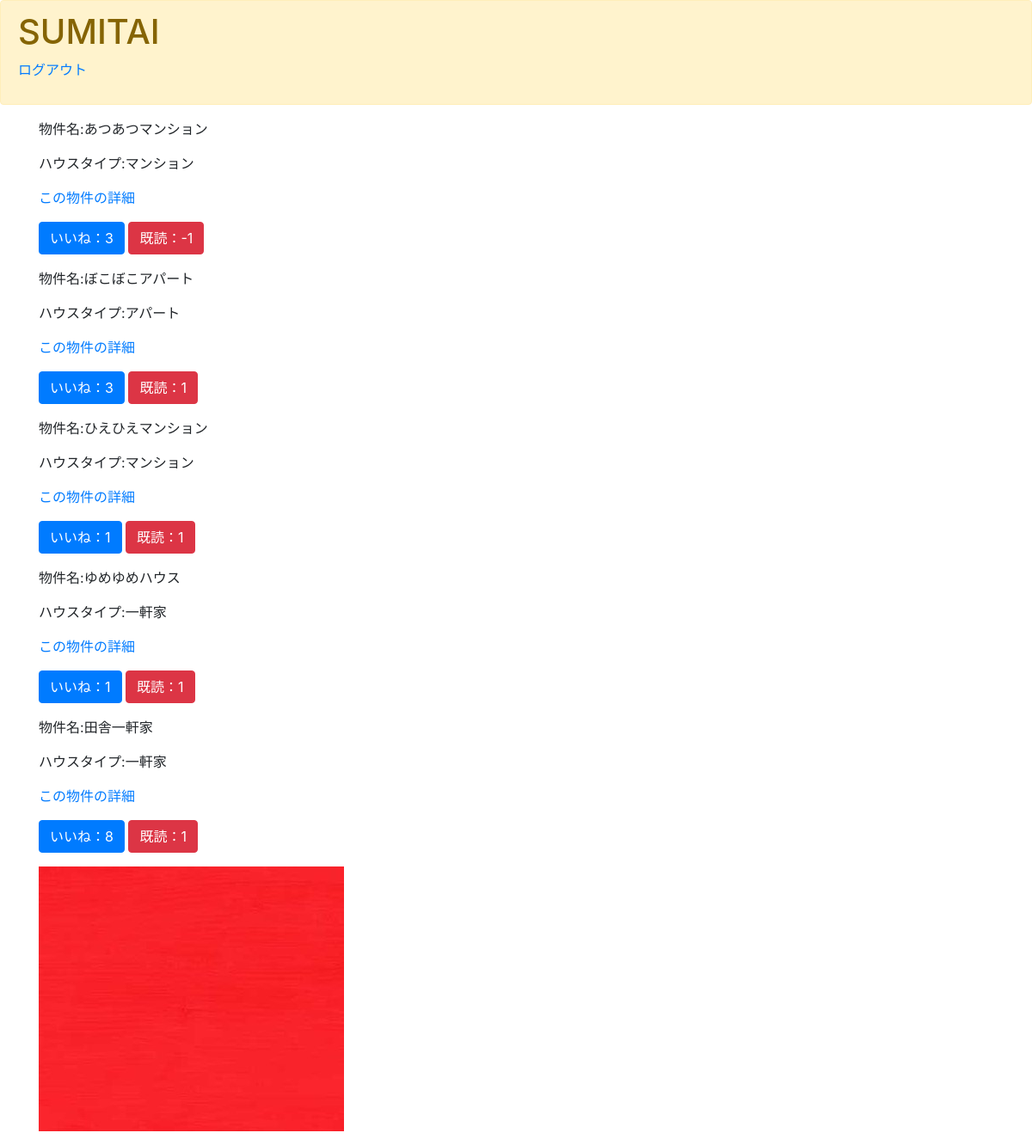
/HouseList/, run on an earlier commit of the app's database.
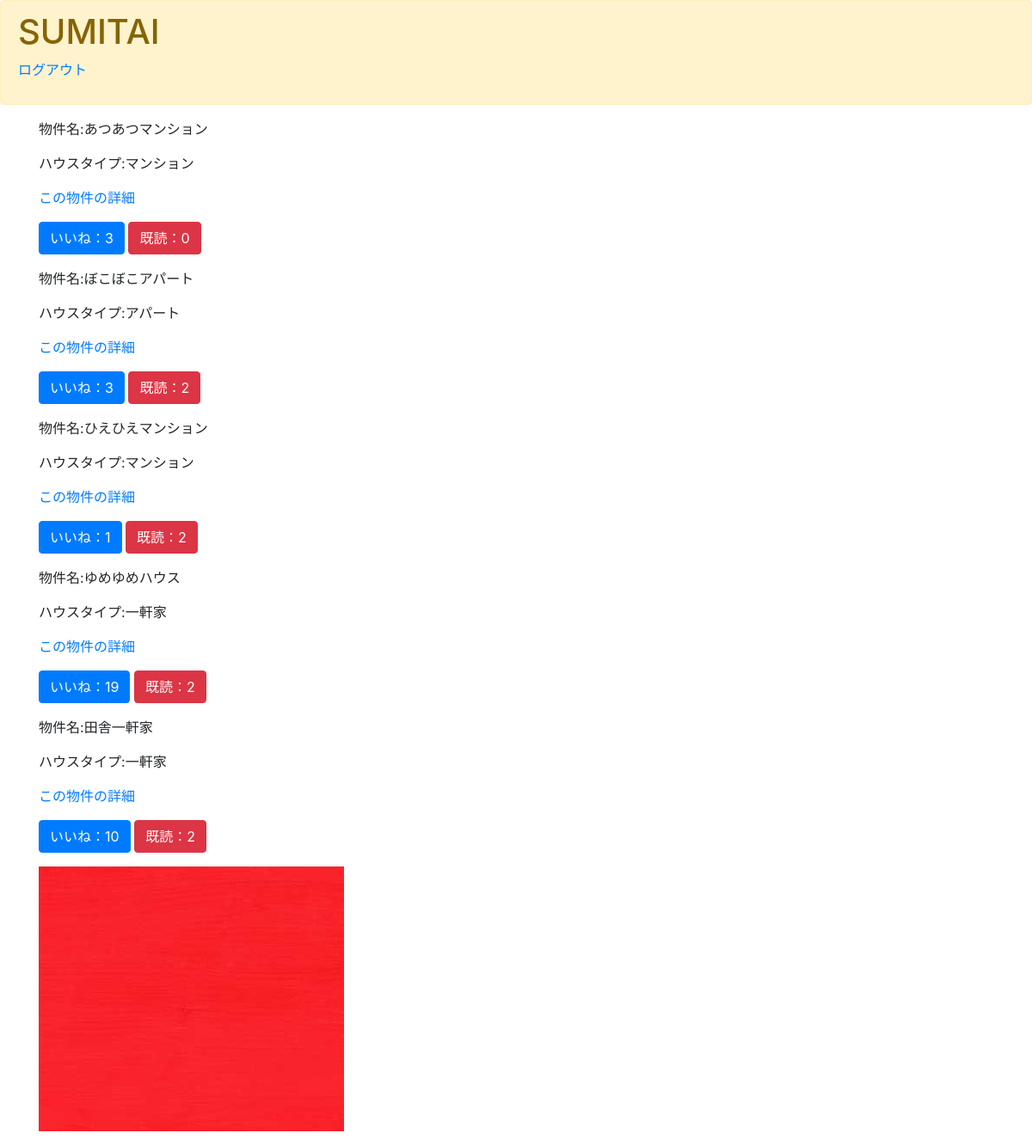
And on a later commit of the database.
### sumitai/models.py (models this page shows, shortened)
class SumitaiModel(models.Model):
    houseName=models.CharField(
        max_length=100,
        null=True, #仮
    )
    region = models.CharField(
        max_length=100,
        choices=REGION,
        null=True,  #仮
    )
    memo = models.TextField()
    houseType = models.CharField(
        max_length=100,
        choices=HTYPE,
        null=True, #仮
        )
    images = models.ImageField(
        upload_to='',
        null=True, #仮
        )
    good = models.IntegerField(
        default=0
        )
    read = models.IntegerField(
        default=0
        )
    readtext = models.CharField(
        max_length=100, null=True, blank=True, default='a'
        )
    pushuser = models.CharField(
        max_length=100, null=True, blank=True, default= 'F'
    )

### sumitai/views.py (the view)
# urls.py: path('HouseList/', HouseList, name='houselist'),
def HouseList(request):
    object_list = SumitaiModel.objects.all()
    return render(request, 'HouseList.html', {'object_list':object_list})

### templates/HouseList.html (shortened to what this page needs)
{% extends 'base.html'%}
{% load static %}
{% block customcss %}
<link rel='stylesheet' type='text/css' href="{% static 'style.css' %}">
{% endblock customcss %}
{% block content %}
<div class="container">
    {% for item in object_list %}
    <p>
        物件名:{{item.houseName}}
    </p>
    <p>
        ハウスタイプ:{{item.houseType}}
    </p>
    <p>
        <a href="{% url 'housedetail' item.pk%}">この物件の詳細</a>
    </p>
    <p>
        <a href="{% url 'good' item.pk %}" class="btn btn-primary" role="button"
            aria-pressed="true">いいね：{{item.good}}</a>
        <a href="{% url 'read' item.pk %}" class="btn btn-danger" role="button" aria-pressed="true">既読：{{item.read}}</a>
    </p>
    {% if item.images %}
    <p>
        <img src="{{item.images.url}}">
    </p>
    {% endif %}
    {% endfor %}
</div>
{% endblock content %}

### templates/base.html (shortened to what this page needs)
<!doctype html>
<html lang="ja">
<head>
    <link rel="stylesheet" href="https://stackpath.bootstrapcdn.com/bootstrap/4.5.0/css/bootstrap.min.css"
>
    {% block customcss %}
    {% endblock customcss %}
</head>
<body>
    <div class="alert alert-warning">
        <h1> SUMITAI </h1>
        <p><a href="{% url 'logout' %}">ログアウト</a></p>
    </div>
    {% block content %}
    {% endblock content %}
</body>
</html>

What changed in the data, as far as the page shows it:
changed SumitaiModel "あつあつマンション": read "-1" → "0"
changed SumitaiModel "ぼこぼこアパート": read "1" → "2"
changed SumitaiModel "ひえひえマンション": read "1" → "2"
changed SumitaiModel "ゆめゆめハウス": good "1" → "19"; read "1" → "2"
changed SumitaiModel "田舎一軒家": good "8" → "10"; read "1" → "2"
